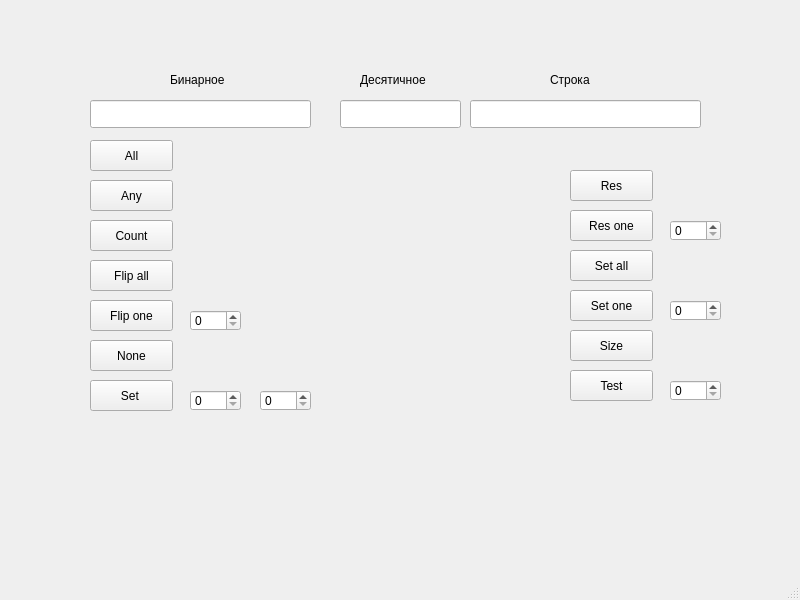
<?xml version="1.0" encoding="UTF-8"?>
<ui version="4.0">
 <class>MainWindow</class>
 <widget class="QMainWindow" name="MainWindow">
  <property name="geometry">
   <rect>
    <x>0</x>
    <y>0</y>
    <width>800</width>
    <height>600</height>
   </rect>
  </property>
  <property name="windowTitle">
   <string>MainWindow</string>
  </property>
  <widget class="QWidget" name="centralwidget">
   <widget class="QPushButton" name="CountButton">
    <property name="geometry">
     <rect>
      <x>90</x>
      <y>220</y>
      <width>83</width>
      <height>31</height>
     </rect>
    </property>
    <property name="styleSheet">
     <string notr="true"/>
    </property>
    <property name="text">
     <string>Count</string>
    </property>
   </widget>
   <widget class="QSpinBox" name="Reset_One_spinBox">
    <property name="geometry">
     <rect>
      <x>670</x>
      <y>220</y>
      <width>51</width>
      <height>21</height>
     </rect>
    </property>
    <property name="styleSheet">
     <string notr="true"/>
    </property>
   </widget>
   <widget class="QSpinBox" name="set_oper_spinBox">
    <property name="geometry">
     <rect>
      <x>190</x>
      <y>390</y>
      <width>51</width>
      <height>21</height>
     </rect>
    </property>
    <property name="styleSheet">
     <string notr="true"/>
    </property>
   </widget>
   <widget class="QPushButton" name="ResetButton">
    <property name="geometry">
     <rect>
      <x>570</x>
      <y>170</y>
      <width>83</width>
      <height>31</height>
     </rect>
    </property>
    <property name="styleSheet">
     <string notr="true"/>
    </property>
    <property name="text">
     <string>Res</string>
    </property>
   </widget>
   <widget class="QPushButton" name="SizeButton">
    <property name="geometry">
     <rect>
      <x>570</x>
      <y>330</y>
      <width>83</width>
      <height>31</height>
     </rect>
    </property>
    <property name="styleSheet">
     <string notr="true"/>
    </property>
    <property name="text">
     <string>Size</string>
    </property>
   </widget>
   <widget class="QSpinBox" name="Set_spinBox">
    <property name="geometry">
     <rect>
      <x>670</x>
      <y>300</y>
      <width>51</width>
      <height>21</height>
     </rect>
    </property>
    <property name="styleSheet">
     <string notr="true"/>
    </property>
   </widget>
   <widget class="QLineEdit" name="StringLine">
    <property name="geometry">
     <rect>
      <x>470</x>
      <y>100</y>
      <width>231</width>
      <height>28</height>
     </rect>
    </property>
    <property name="readOnly">
     <bool>true</bool>
    </property>
   </widget>
   <widget class="QLabel" name="none_label">
    <property name="geometry">
     <rect>
      <x>190</x>
      <y>340</y>
      <width>41</width>
      <height>31</height>
     </rect>
    </property>
    <property name="styleSheet">
     <string notr="true"/>
    </property>
    <property name="text">
     <string/>
    </property>
   </widget>
   <widget class="QPushButton" name="AllButton">
    <property name="geometry">
     <rect>
      <x>90</x>
      <y>140</y>
      <width>83</width>
      <height>31</height>
     </rect>
    </property>
    <property name="styleSheet">
     <string notr="true"/>
    </property>
    <property name="text">
     <string>All</string>
    </property>
   </widget>
   <widget class="QPushButton" name="TestButton">
    <property name="geometry">
     <rect>
      <x>570</x>
      <y>370</y>
      <width>83</width>
      <height>31</height>
     </rect>
    </property>
    <property name="styleSheet">
     <string notr="true"/>
    </property>
    <property name="text">
     <string>Test</string>
    </property>
   </widget>
   <widget class="QLineEdit" name="BitLine">
    <property name="geometry">
     <rect>
      <x>90</x>
      <y>100</y>
      <width>221</width>
      <height>28</height>
     </rect>
    </property>
    <property name="readOnly">
     <bool>true</bool>
    </property>
   </widget>
   <widget class="QLabel" name="Test_label">
    <property name="geometry">
     <rect>
      <x>740</x>
      <y>370</y>
      <width>41</width>
      <height>31</height>
     </rect>
    </property>
    <property name="styleSheet">
     <string notr="true"/>
    </property>
    <property name="text">
     <string/>
    </property>
   </widget>
   <widget class="QLabel" name="size_label">
    <property name="geometry">
     <rect>
      <x>670</x>
      <y>330</y>
      <width>41</width>
      <height>31</height>
     </rect>
    </property>
    <property name="styleSheet">
     <string notr="true"/>
    </property>
    <property name="text">
     <string/>
    </property>
   </widget>
   <widget class="QLineEdit" name="ULongLine">
    <property name="geometry">
     <rect>
      <x>340</x>
      <y>100</y>
      <width>121</width>
      <height>28</height>
     </rect>
    </property>
    <property name="readOnly">
     <bool>true</bool>
    </property>
   </widget>
   <widget class="QLabel" name="any_label">
    <property name="geometry">
     <rect>
      <x>190</x>
      <y>180</y>
      <width>41</width>
      <height>31</height>
     </rect>
    </property>
    <property name="styleSheet">
     <string notr="true"/>
    </property>
    <property name="text">
     <string/>
    </property>
   </widget>
   <widget class="QPushButton" name="Flip_one_Button">
    <property name="geometry">
     <rect>
      <x>90</x>
      <y>300</y>
      <width>83</width>
      <height>31</height>
     </rect>
    </property>
    <property name="styleSheet">
     <string notr="true"/>
    </property>
    <property name="text">
     <string>Flip one</string>
    </property>
   </widget>
   <widget class="QPushButton" name="SetOperButton">
    <property name="geometry">
     <rect>
      <x>90</x>
      <y>380</y>
      <width>83</width>
      <height>31</height>
     </rect>
    </property>
    <property name="styleSheet">
     <string notr="true"/>
    </property>
    <property name="text">
     <string>Set </string>
    </property>
   </widget>
   <widget class="QSpinBox" name="set_value_spinBox">
    <property name="geometry">
     <rect>
      <x>260</x>
      <y>390</y>
      <width>51</width>
      <height>21</height>
     </rect>
    </property>
    <property name="styleSheet">
     <string notr="true"/>
    </property>
   </widget>
   <widget class="QPushButton" name="Flip_all_Button">
    <property name="geometry">
     <rect>
      <x>90</x>
      <y>260</y>
      <width>83</width>
      <height>31</height>
     </rect>
    </property>
    <property name="styleSheet">
     <string notr="true"/>
    </property>
    <property name="text">
     <string>Flip all</string>
    </property>
   </widget>
   <widget class="QSpinBox" name="Test_spinBox">
    <property name="geometry">
     <rect>
      <x>670</x>
      <y>380</y>
      <width>51</width>
      <height>21</height>
     </rect>
    </property>
    <property name="styleSheet">
     <string notr="true"/>
    </property>
   </widget>
   <widget class="QPushButton" name="ResetOneButton">
    <property name="geometry">
     <rect>
      <x>570</x>
      <y>210</y>
      <width>83</width>
      <height>31</height>
     </rect>
    </property>
    <property name="styleSheet">
     <string notr="true"/>
    </property>
    <property name="text">
     <string>Res one</string>
    </property>
   </widget>
   <widget class="QPushButton" name="SetOneButton">
    <property name="geometry">
     <rect>
      <x>570</x>
      <y>290</y>
      <width>83</width>
      <height>31</height>
     </rect>
    </property>
    <property name="styleSheet">
     <string notr="true"/>
    </property>
    <property name="text">
     <string>Set one</string>
    </property>
   </widget>
   <widget class="QPushButton" name="SetAllButton">
    <property name="geometry">
     <rect>
      <x>570</x>
      <y>250</y>
      <width>83</width>
      <height>31</height>
     </rect>
    </property>
    <property name="styleSheet">
     <string notr="true"/>
    </property>
    <property name="text">
     <string>Set all</string>
    </property>
   </widget>
   <widget class="QPushButton" name="AnyButton">
    <property name="geometry">
     <rect>
      <x>90</x>
      <y>180</y>
      <width>83</width>
      <height>31</height>
     </rect>
    </property>
    <property name="styleSheet">
     <string notr="true"/>
    </property>
    <property name="text">
     <string>Any</string>
    </property>
   </widget>
   <widget class="QLabel" name="all_label">
    <property name="geometry">
     <rect>
      <x>190</x>
      <y>140</y>
      <width>41</width>
      <height>31</height>
     </rect>
    </property>
    <property name="styleSheet">
     <string notr="true"/>
    </property>
    <property name="text">
     <string/>
    </property>
   </widget>
   <widget class="QLabel" name="count_label">
    <property name="geometry">
     <rect>
      <x>190</x>
      <y>220</y>
      <width>41</width>
      <height>31</height>
     </rect>
    </property>
    <property name="styleSheet">
     <string notr="true"/>
    </property>
    <property name="text">
     <string/>
    </property>
   </widget>
   <widget class="QSpinBox" name="Flip_spinBox">
    <property name="geometry">
     <rect>
      <x>190</x>
      <y>310</y>
      <width>51</width>
      <height>21</height>
     </rect>
    </property>
    <property name="styleSheet">
     <string notr="true"/>
    </property>
   </widget>
   <widget class="QPushButton" name="NoneButton">
    <property name="geometry">
     <rect>
      <x>90</x>
      <y>340</y>
      <width>83</width>
      <height>31</height>
     </rect>
    </property>
    <property name="styleSheet">
     <string notr="true"/>
    </property>
    <property name="text">
     <string>None</string>
    </property>
   </widget>
   <widget class="QLabel" name="label_7">
    <property name="geometry">
     <rect>
      <x>170</x>
      <y>70</y>
      <width>81</width>
      <height>20</height>
     </rect>
    </property>
    <property name="text">
     <string>Бинарное</string>
    </property>
   </widget>
   <widget class="QLabel" name="label_8">
    <property name="geometry">
     <rect>
      <x>360</x>
      <y>70</y>
      <width>91</width>
      <height>20</height>
     </rect>
    </property>
    <property name="text">
     <string>Десятичное</string>
    </property>
   </widget>
   <widget class="QLabel" name="label_9">
    <property name="geometry">
     <rect>
      <x>550</x>
      <y>70</y>
      <width>81</width>
      <height>20</height>
     </rect>
    </property>
    <property name="text">
     <string>Строка</string>
    </property>
   </widget>
  </widget>
  <widget class="QMenuBar" name="menubar">
   <property name="geometry">
    <rect>
     <x>0</x>
     <y>0</y>
     <width>800</width>
     <height>26</height>
    </rect>
   </property>
  </widget>
  <widget class="QStatusBar" name="statusbar"/>
 </widget>
 <resources/>
 <connections/>
</ui>
